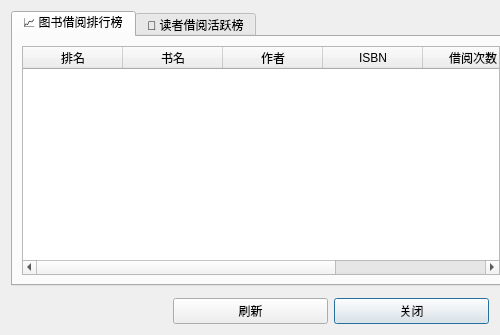
<?xml version="1.0" encoding="UTF-8"?>
<ui version="4.0">
 <class>StatisticsDialog</class>
 <widget class="QDialog" name="StatisticsDialog">
  <property name="geometry">
   <rect>
    <x>0</x>
    <y>0</y>
    <width>500</width>
    <height>335</height>
   </rect>
  </property>
  <property name="minimumSize">
   <size>
    <width>500</width>
    <height>300</height>
   </size>
  </property>
  <property name="maximumSize">
   <size>
    <width>166666</width>
    <height>1666666</height>
   </size>
  </property>
  <property name="windowTitle">
   <string>借阅数据统计</string>
  </property>
  <layout class="QGridLayout" name="gridLayout">
   <item row="0" column="0" colspan="3">
    <widget class="QTabWidget" name="tabWidget">
     <property name="minimumSize">
      <size>
       <width>500</width>
       <height>0</height>
      </size>
     </property>
     <property name="currentIndex">
      <number>0</number>
     </property>
     <widget class="QWidget" name="tab">
      <attribute name="title">
       <string>📈 图书借阅排行榜</string>
      </attribute>
      <layout class="QGridLayout" name="gridLayout_2">
       <item row="0" column="0">
        <widget class="QTableWidget" name="bookRankingTable">
         <property name="columnCount">
          <number>6</number>
         </property>
         <column>
          <property name="text">
           <string>排名</string>
          </property>
         </column>
         <column>
          <property name="text">
           <string>书名</string>
          </property>
         </column>
         <column>
          <property name="text">
           <string>作者</string>
          </property>
         </column>
         <column>
          <property name="text">
           <string>ISBN</string>
          </property>
         </column>
         <column>
          <property name="text">
           <string>借阅次数</string>
          </property>
         </column>
         <column>
          <property name="text">
           <string>可借数量</string>
          </property>
         </column>
        </widget>
       </item>
      </layout>
     </widget>
     <widget class="QWidget" name="tab_2">
      <attribute name="title">
       <string>👥 读者借阅活跃榜</string>
      </attribute>
      <layout class="QGridLayout" name="gridLayout_3">
       <item row="0" column="0">
        <widget class="QTableWidget" name="readerRankingTable">
         <property name="columnCount">
          <number>6</number>
         </property>
         <column>
          <property name="text">
           <string>排名</string>
          </property>
         </column>
         <column>
          <property name="text">
           <string>姓名</string>
          </property>
         </column>
         <column>
          <property name="text">
           <string>读者编号</string>
          </property>
         </column>
         <column>
          <property name="text">
           <string>性别</string>
          </property>
         </column>
         <column>
          <property name="text">
           <string>总阅读次数</string>
          </property>
         </column>
         <column>
          <property name="text">
           <string>在借数量</string>
          </property>
         </column>
        </widget>
       </item>
      </layout>
     </widget>
    </widget>
   </item>
   <item row="2" column="2">
    <widget class="QPushButton" name="closeButton">
     <property name="text">
      <string>关闭</string>
     </property>
    </widget>
   </item>
   <item row="1" column="0" rowspan="2" colspan="3">
    <widget class="QDialogButtonBox" name="dialogButtonBox">
     <property name="orientation">
      <enum>Qt::Orientation::Horizontal</enum>
     </property>
     <property name="standardButtons">
      <set>QDialogButtonBox::StandardButton::NoButton</set>
     </property>
     <property name="centerButtons">
      <bool>false</bool>
     </property>
    </widget>
   </item>
   <item row="2" column="1">
    <widget class="QPushButton" name="refreshButton">
     <property name="text">
      <string>刷新</string>
     </property>
    </widget>
   </item>
  </layout>
 </widget>
 <resources/>
 <connections>
  <connection>
   <sender>dialogButtonBox</sender>
   <signal>accepted()</signal>
   <receiver>StatisticsDialog</receiver>
   <slot>accept()</slot>
   <hints>
    <hint type="sourcelabel">
     <x>248</x>
     <y>254</y>
    </hint>
    <hint type="destinationlabel">
     <x>157</x>
     <y>274</y>
    </hint>
   </hints>
  </connection>
  <connection>
   <sender>dialogButtonBox</sender>
   <signal>rejected()</signal>
   <receiver>StatisticsDialog</receiver>
   <slot>reject()</slot>
   <hints>
    <hint type="sourcelabel">
     <x>316</x>
     <y>260</y>
    </hint>
    <hint type="destinationlabel">
     <x>286</x>
     <y>274</y>
    </hint>
   </hints>
  </connection>
 </connections>
</ui>
